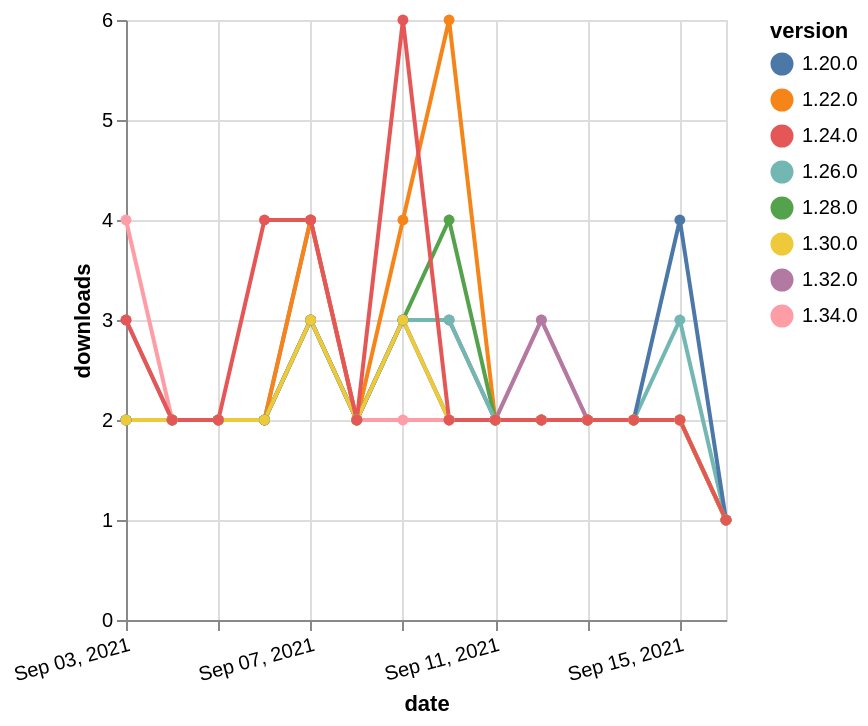

The Vega-Lite source for this figure:
### Vega-Lite specification from a JSON file in a GitHub repository (floating-point values rounded to 4 significant figures)
{"$schema": "https://vega.github.io/schema/vega-lite/v5.json", "description": "A simple bar chart with embedded data.", "data": {"values": [{"date": "2021-09-03", "total": 221, "delta": 4, "version": "1.34.0"}, {"date": "2021-09-04", "total": 223, "delta": 2, "version": "1.34.0"}, {"date": "2021-09-05", "total": 225, "delta": 2, "version": "1.34.0"}, {"date": "2021-09-06", "total": 227, "delta": 2, "version": "1.34.0"}, {"date": "2021-09-07", "total": 230, "delta": 3, "version": "1.34.0"}, {"date": "2021-09-08", "total": 232, "delta": 2, "version": "1.34.0"}, {"date": "2021-09-09", "total": 234, "delta": 2, "version": "1.34.0"}, {"date": "2021-09-10", "total": 236, "delta": 2, "version": "1.34.0"}, {"date": "2021-09-11", "total": 238, "delta": 2, "version": "1.34.0"}, {"date": "2021-09-12", "total": 241, "delta": 3, "version": "1.34.0"}, {"date": "2021-09-13", "total": 243, "delta": 2, "version": "1.34.0"}, {"date": "2021-09-14", "total": 245, "delta": 2, "version": "1.34.0"}, {"date": "2021-09-15", "total": 247, "delta": 2, "version": "1.34.0"}, {"date": "2021-09-16", "total": 248, "delta": 1, "version": "1.34.0"}, {"date": "2021-09-03", "total": 716, "delta": 3, "version": "1.32.0"}, {"date": "2021-09-04", "total": 718, "delta": 2, "version": "1.32.0"}, {"date": "2021-09-05", "total": 720, "delta": 2, "version": "1.32.0"}, {"date": "2021-09-06", "total": 722, "delta": 2, "version": "1.32.0"}, {"date": "2021-09-07", "total": 726, "delta": 4, "version": "1.32.0"}, {"date": "2021-09-08", "total": 728, "delta": 2, "version": "1.32.0"}, {"date": "2021-09-09", "total": 731, "delta": 3, "version": "1.32.0"}, {"date": "2021-09-10", "total": 734, "delta": 3, "version": "1.32.0"}, {"date": "2021-09-11", "total": 736, "delta": 2, "version": "1.32.0"}, {"date": "2021-09-12", "total": 739, "delta": 3, "version": "1.32.0"}, {"date": "2021-09-13", "total": 741, "delta": 2, "version": "1.32.0"}, {"date": "2021-09-14", "total": 743, "delta": 2, "version": "1.32.0"}, {"date": "2021-09-15", "total": 745, "delta": 2, "version": "1.32.0"}, {"date": "2021-09-16", "total": 746, "delta": 1, "version": "1.32.0"}, {"date": "2021-09-03", "total": 2542, "delta": 2, "version": "1.22.0"}, {"date": "2021-09-04", "total": 2544, "delta": 2, "version": "1.22.0"}, {"date": "2021-09-05", "total": 2546, "delta": 2, "version": "1.22.0"}, {"date": "2021-09-06", "total": 2548, "delta": 2, "version": "1.22.0"}, {"date": "2021-09-07", "total": 2552, "delta": 4, "version": "1.22.0"}, {"date": "2021-09-08", "total": 2554, "delta": 2, "version": "1.22.0"}, {"date": "2021-09-09", "total": 2558, "delta": 4, "version": "1.22.0"}, {"date": "2021-09-10", "total": 2564, "delta": 6, "version": "1.22.0"}, {"date": "2021-09-11", "total": 2566, "delta": 2, "version": "1.22.0"}, {"date": "2021-09-12", "total": 2568, "delta": 2, "version": "1.22.0"}, {"date": "2021-09-13", "total": 2570, "delta": 2, "version": "1.22.0"}, {"date": "2021-09-14", "total": 2572, "delta": 2, "version": "1.22.0"}, {"date": "2021-09-15", "total": 2574, "delta": 2, "version": "1.22.0"}, {"date": "2021-09-16", "total": 2575, "delta": 1, "version": "1.22.0"}, {"date": "2021-09-03", "total": 1482, "delta": 2, "version": "1.28.0"}, {"date": "2021-09-04", "total": 1484, "delta": 2, "version": "1.28.0"}, {"date": "2021-09-05", "total": 1486, "delta": 2, "version": "1.28.0"}, {"date": "2021-09-06", "total": 1488, "delta": 2, "version": "1.28.0"}, {"date": "2021-09-07", "total": 1491, "delta": 3, "version": "1.28.0"}, {"date": "2021-09-08", "total": 1493, "delta": 2, "version": "1.28.0"}, {"date": "2021-09-09", "total": 1496, "delta": 3, "version": "1.28.0"}, {"date": "2021-09-10", "total": 1500, "delta": 4, "version": "1.28.0"}, {"date": "2021-09-11", "total": 1502, "delta": 2, "version": "1.28.0"}, {"date": "2021-09-12", "total": 1504, "delta": 2, "version": "1.28.0"}, {"date": "2021-09-13", "total": 1506, "delta": 2, "version": "1.28.0"}, {"date": "2021-09-14", "total": 1508, "delta": 2, "version": "1.28.0"}, {"date": "2021-09-15", "total": 1510, "delta": 2, "version": "1.28.0"}, {"date": "2021-09-16", "total": 1511, "delta": 1, "version": "1.28.0"}, {"date": "2021-09-03", "total": 1671, "delta": 2, "version": "1.26.0"}, {"date": "2021-09-04", "total": 1673, "delta": 2, "version": "1.26.0"}, {"date": "2021-09-05", "total": 1675, "delta": 2, "version": "1.26.0"}, {"date": "2021-09-06", "total": 1677, "delta": 2, "version": "1.26.0"}, {"date": "2021-09-07", "total": 1680, "delta": 3, "version": "1.26.0"}, {"date": "2021-09-08", "total": 1682, "delta": 2, "version": "1.26.0"}, {"date": "2021-09-09", "total": 1685, "delta": 3, "version": "1.26.0"}, {"date": "2021-09-10", "total": 1688, "delta": 3, "version": "1.26.0"}, {"date": "2021-09-11", "total": 1690, "delta": 2, "version": "1.26.0"}, {"date": "2021-09-12", "total": 1692, "delta": 2, "version": "1.26.0"}, {"date": "2021-09-13", "total": 1694, "delta": 2, "version": "1.26.0"}, {"date": "2021-09-14", "total": 1696, "delta": 2, "version": "1.26.0"}, {"date": "2021-09-15", "total": 1699, "delta": 3, "version": "1.26.0"}, {"date": "2021-09-16", "total": 1700, "delta": 1, "version": "1.26.0"}, {"date": "2021-09-03", "total": 2401, "delta": 2, "version": "1.20.0"}, {"date": "2021-09-04", "total": 2403, "delta": 2, "version": "1.20.0"}, {"date": "2021-09-05", "total": 2405, "delta": 2, "version": "1.20.0"}, {"date": "2021-09-06", "total": 2407, "delta": 2, "version": "1.20.0"}, {"date": "2021-09-07", "total": 2410, "delta": 3, "version": "1.20.0"}, {"date": "2021-09-08", "total": 2412, "delta": 2, "version": "1.20.0"}, {"date": "2021-09-09", "total": 2415, "delta": 3, "version": "1.20.0"}, {"date": "2021-09-10", "total": 2417, "delta": 2, "version": "1.20.0"}, {"date": "2021-09-11", "total": 2419, "delta": 2, "version": "1.20.0"}, {"date": "2021-09-12", "total": 2421, "delta": 2, "version": "1.20.0"}, {"date": "2021-09-13", "total": 2423, "delta": 2, "version": "1.20.0"}, {"date": "2021-09-14", "total": 2425, "delta": 2, "version": "1.20.0"}, {"date": "2021-09-15", "total": 2429, "delta": 4, "version": "1.20.0"}, {"date": "2021-09-16", "total": 2430, "delta": 1, "version": "1.20.0"}, {"date": "2021-09-03", "total": 1031, "delta": 2, "version": "1.30.0"}, {"date": "2021-09-04", "total": 1033, "delta": 2, "version": "1.30.0"}, {"date": "2021-09-05", "total": 1035, "delta": 2, "version": "1.30.0"}, {"date": "2021-09-06", "total": 1037, "delta": 2, "version": "1.30.0"}, {"date": "2021-09-07", "total": 1040, "delta": 3, "version": "1.30.0"}, {"date": "2021-09-08", "total": 1042, "delta": 2, "version": "1.30.0"}, {"date": "2021-09-09", "total": 1045, "delta": 3, "version": "1.30.0"}, {"date": "2021-09-10", "total": 1047, "delta": 2, "version": "1.30.0"}, {"date": "2021-09-11", "total": 1049, "delta": 2, "version": "1.30.0"}, {"date": "2021-09-12", "total": 1051, "delta": 2, "version": "1.30.0"}, {"date": "2021-09-13", "total": 1053, "delta": 2, "version": "1.30.0"}, {"date": "2021-09-14", "total": 1055, "delta": 2, "version": "1.30.0"}, {"date": "2021-09-15", "total": 1057, "delta": 2, "version": "1.30.0"}, {"date": "2021-09-16", "total": 1058, "delta": 1, "version": "1.30.0"}, {"date": "2021-09-03", "total": 2286, "delta": 3, "version": "1.24.0"}, {"date": "2021-09-04", "total": 2288, "delta": 2, "version": "1.24.0"}, {"date": "2021-09-05", "total": 2290, "delta": 2, "version": "1.24.0"}, {"date": "2021-09-06", "total": 2294, "delta": 4, "version": "1.24.0"}, {"date": "2021-09-07", "total": 2298, "delta": 4, "version": "1.24.0"}, {"date": "2021-09-08", "total": 2300, "delta": 2, "version": "1.24.0"}, {"date": "2021-09-09", "total": 2306, "delta": 6, "version": "1.24.0"}, {"date": "2021-09-10", "total": 2308, "delta": 2, "version": "1.24.0"}, {"date": "2021-09-11", "total": 2310, "delta": 2, "version": "1.24.0"}, {"date": "2021-09-12", "total": 2312, "delta": 2, "version": "1.24.0"}, {"date": "2021-09-13", "total": 2314, "delta": 2, "version": "1.24.0"}, {"date": "2021-09-14", "total": 2316, "delta": 2, "version": "1.24.0"}, {"date": "2021-09-15", "total": 2318, "delta": 2, "version": "1.24.0"}, {"date": "2021-09-16", "total": 2319, "delta": 1, "version": "1.24.0"}]}, "width": "container", "mark": {"type": "line", "point": {"filled": true}}, "encoding": {"x": {"field": "date", "type": "temporal", "timeUnit": "yearmonthdate", "title": "date", "axis": {"labelAngle": -15}}, "y": {"field": "delta", "type": "quantitative", "title": "downloads"}, "color": {"field": "version", "type": "nominal"}, "tooltip": {"field": "delta"}}}
